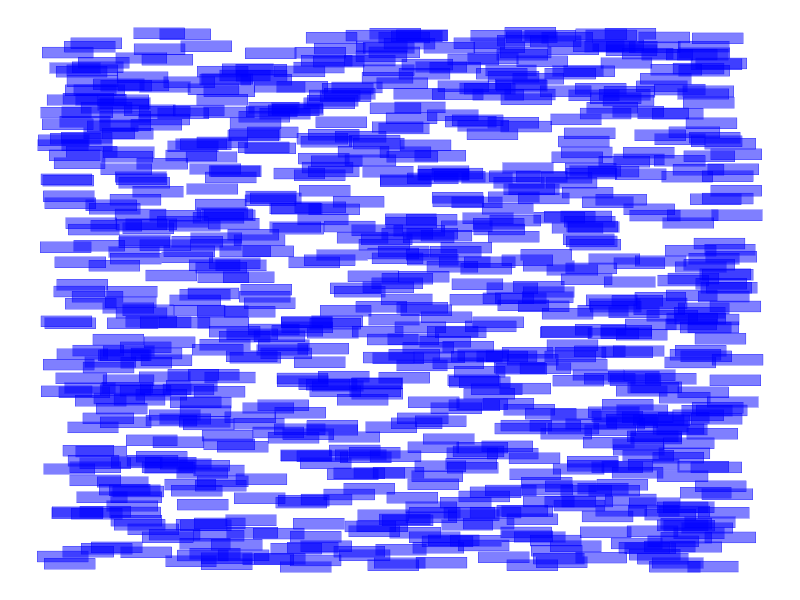
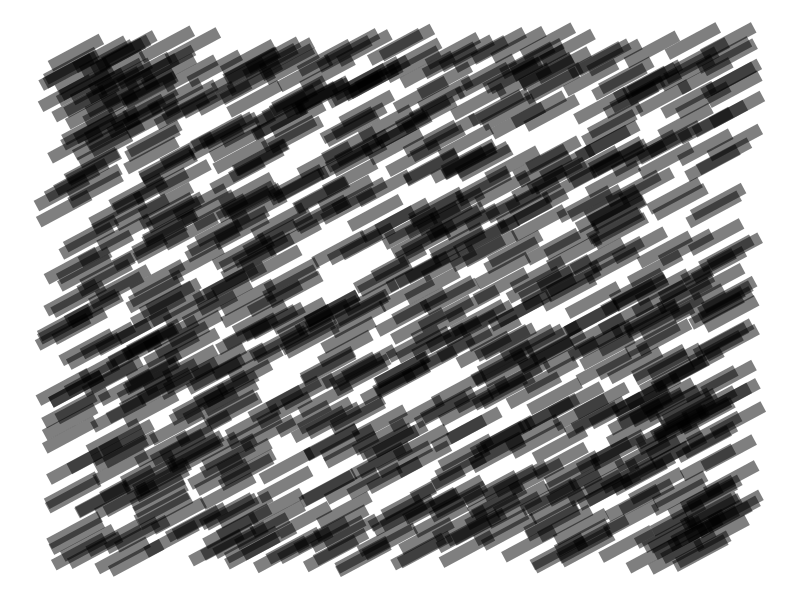

The R source for these figures, in order: (Note: this script raises an error after producing the figures.)
library(tidyverse)


height <- 2
width <- 7
n_rectangles <- 1000

canvas_size <- 100

xlims <- c(0, canvas_size)
ylims <- c(0, canvas_size)

data <- tibble(x = 50, y = 50)

base <- 
  tibble(
    x = runif(n_rectangles) * canvas_size,
    y = runif(n_rectangles) * canvas_size
  ) %>% 
  mutate(
    id = row_number(),
    color = sample(c(1,2,3), n(), replace = TRUE)
  )
  

data2 <- tibble(
  # generate uniform grid of points
  # x = seq(xlims[1], xlims[2], length.out = n_rectangles),
  # y = seq(ylims[1], ylims[2], length.out = n_rectangles),
  x = runif(n_rectangles) * 100,
  y = runif(n_rectangles) * 100
) %>%
  mutate(
    # jitter the points a little
    x = x + rnorm(n(), sd = 0.01),
    y = y + rnorm(n(), sd = 0.01)
    # test whether each point is inside the polygon or not
    # interior = (sp::point.in.polygon(x, y, poly_x, poly_y) == 1)
  ) 

ggplot(aes(x = x, y = y), data = base) + 
  geom_tile(height = height, width = width, alpha = 0.5, 
            color = 'blue', fill = 'blue') +
  xlim(xlims) +
  ylim(ylims) +
  theme_void() +
  NULL



data3 <- base %>%
  mutate(
    xend = x + 7,
    yend = y + 5
  )

ggplot(aes(x = x, y = y, xend = xend, yend = yend), data = data3) +
  geom_segment(size=4, alpha=0.5) +
  xlim(xlims) +
  ylim(ylims) +
  theme_void()

data4 <- base %>%
  mutate(
    ymin = y - 2,
    ymax = y + 2,
    id = row_number(),
    c = sample(custom_colors, n(), replace = TRUE),
    is_up = sample(c(FALSE, TRUE), n(), replace = TRUE)
  )
data4_help <- data4 %>%
  mutate(
    x = x + width,
    ymin = if_else(is_up, ymin + height, ymin - height),
    ymax = if_else(is_up, ymax + height, ymax - height)
  )
data4 <- rbind(data4, data4_help)
data4 <- data4 %>% arrange(id)
data4 %>% head

data4 %>%
  ggplot(aes(x = x, ymin = ymin, ymax = ymax, 
           group = id, fill=c)) +
  geom_ribbon(alpha=1) +
  xlim(xlims) +
  ylim(ylims) +
  scale_fill_identity(guide = "none") +
  theme_void()

data4 %>%
  mutate(sat_level = if_else(runif(n()) > 0.5, 0.1, 0.9),
         c = ifelse(runif(n()) > 0.5, saturation(c, 0.1), c)) %>%
  ggplot(aes(x = x, ymin = ymin, ymax = ymax, 
             group = id, fill=c)) +
  geom_ribbon() +
  xlim(xlims) +
  ylim(ylims) +
  scale_fill_identity(guide = "none") +
  # scale_fill_manual(values = saturation(custom_colors, is_sat),  guide = "none") +
  # scale_alpha(guide = "none") +
  theme_void()

custom_colors <- c('#6cbbd4', '#5863b1', '#5282a1', '#1dd3b0', '#c1f29b');
custom_colors <- c('#deFbE4', '#eafc70', '#14777F', '#086375', '#5EB8A5')
# color[] palette1 = {#6cbbd4, #5863b1, #5282a1, #1dd3b0, #c1f29b}
# color[] palette2 = {#deFbE4, #eafc70, #14777F, #086375, #5EB8A5};




df <- tibble(x = 1:3, y = 3:1)
df
df %>% add_row(x = x + 10)
# function, make polygon

lo_left <- base %>%
  mutate(
    id = row_number(),
    c = sample(custom_colors, n(), replace = TRUE)
  )
up_left <- lo_left %>%
  mutate(y = y + height / 2)
up_right <- up_left %>%
  mutate(x = x + width, y = y + height / 2)
lo_right <- up_right %>%
  mutate(y = y - height / 2)
# lo_right <- up_right %>%
#   mutate(y = y - height / 2)
data5 <- rbind(lo_left, up_left, up_right, lo_right) %>% arrange(id)
data5 %>% head
data5 %>% nrow

data5 %>% 
  # head(8) %>%
  ggplot(aes(x=x, y=y, fill=c, group=id)) +
  geom_polygon() +
  xlim(xlims) +
  ylim(ylims) +
  scale_fill_manual(values = custom_colors, guide = "none") +
  theme_void() +
  coord_fixed()
  NULL

make_rect <- function(x, y) {
  tibble(
    x = c(x, x, x + width, x + width, x),
    y = c(y, y + height / 2, y + height, y + height / 2, y)     
  )
}

make_rect2 <- function(x, y, height, width) {
  tibble(
    x = c(x, x, x + width, x + width, x),
    y = c(y, y + height / 2, y + height, y + height / 2, y)     
  )
}

data6 <- base %>%
  # head(4) %>%
  mutate(
    id = row_number(),
    c = sample(custom_colors, n(), replace = TRUE)
  ) %>%
  rowwise() %>%
  summarize(make_rect2(x, y, 2, 10), id = id, c = c)

data6 %>%
  ggplot(aes(x=x, y=y, fill=c, group=id)) +
  geom_polygon() +
  xlim(xlims) +
  ylim(ylims) +
  scale_fill_manual(values = custom_colors, guide = "none") +
  theme_void() +
  coord_fixed() +
  NULL



custom_colors <- c('#779CE6', '#E69C8E', '#BAE660', '#405E99', '#7F9948')

custom_colors <- c(
  '#E6ACDD',
  '#E6CF81',
  '#639699',
  '#999482',
  '#A1E1E6'
)


custom_colors <- c(
  '#365953', # green
  '#262626', # black
  '#BF8EAE', # pink
  '#AAB7BF', # gray
  '#F0F2F2' # white
)


custom_colors <- c(
  '#F0F0F2',
  '#699EBF',
  '#8C793F',
  '#404040',
  '#91BDD9' 
)

# I kinda liked 5000 and 3 better
n_rectangles <- 10000
rect_scale_factor <- 1.5
base2 <-
  tibble(
    x = runif(n_rectangles) * (canvas_size + 20) - 10,
    y = runif(n_rectangles) * (canvas_size + 20) - 10
  ) %>% 
  mutate(
    id = row_number(),
    # base_color = sample(custom_colors, n(), replace = TRUE),
    base_color = '#00ff00',
    # layer = sample(c(1,2,3,4,5), n(), replace = TRUE)
    # layer = runif(n_rectangles) * 8 + 1
    # layer = rexp(n_rectangles),
    # layer = rgeom(n(), 0.55),
    layer = rlnorm(n(), sd = .7),
    max_layer = max(layer)
  ) %>%
  rowwise() %>%
  summarize(make_rect2(x, y, layer*rect_scale_factor, layer*rect_scale_factor), 
            id = id, base_color = base_color, layer=layer, max_layer = max_layer) %>%
  ungroup()
base2 <-
  base2 %>%
  rowwise %>%
  # mutate(color = saturation(base_color, scalefac(0.7^(sqrt(max_layer-layer))))) %>%
  # mutate(color = saturation(base_color, scalefac(0.9^((max_layer-layer)^1.3)))) %>%
  # mutate(color = saturation(base_color, scalefac(0.9^((10-layer)^2)))) %>%
  # mutate(color = lightness(color, delta((layer-1)*10))) %>%
  mutate(color = lightness(base_color, scalefac(0.94^((max_layer-layer)^1.1)))) %>%
  ungroup()
base2 %>% head

base2 %>%
  ggplot(aes(x=x, y=y, fill=color, group=layer*10*n_rectangles + id)) +
  # ggplot(aes(x=x, y=y, fill=color, group=id)) +
  geom_polygon(color="black") +
  # geom_polygon() +
  # coord_cartesian(xlim = xlims, ylim = ylims) +
  # xlim(xlims) +
  # ylim(ylims) +
  scale_fill_identity() +
  # scale_fill_manual(values = custom_colors, guide = "none") +
  # scale_fill_manual(values = custom_colors, guide = "none") +
  theme_void() +
  coord_fixed(xlim = xlims, ylim = ylims) +
  theme(panel.background = element_rect(fill = 'black', colour = 'black')) +
  NULL





base2 %>%
  ggplot(aes(x=x, y=y, fill=base_color, group=layer*10*n_rectangles + id)) +
  geom_polygon(color="black") +
  scale_fill_identity() +
  theme_void() +
  coord_fixed(xlim = xlims, ylim = ylims) +
  theme(panel.background = element_rect(fill = 'black', colour = 'black')) +
  NULL


  
# Blog post?
# X ways of plotting quadralaterals
"
Suppose you have data in an #R tibble, and you want to add rows to it in a tidyverse way based on your existing rows.
Below are three methods...
Motivation: I have 100 points, and I want to generate 100 rectangles from this points and plot them with geom_polygon.

1: Create more dataframes and rbind.
"
# Prelim: generate data
library(tidyverse)
base <- 
  tibble(
    x = runif(100) * 100,
    y = runif(100) * 100
  ) %>% 
  mutate(
    id = row_number()
  )
height <- 2
width <- 7

lo_left <- base 
up_left <- lo_left %>% mutate(y = y + height)
up_right <- up_left %>% mutate(x = x + width, y = y)
lo_right <- up_right %>% mutate(y = y - height)

df <- rbind(lo_left, up_left, up_right, lo_right) %>% arrange(id)

ggplot(aes(x = x, y = y, group=id), data=df) +
  geom_polygon(alpha=0.7) + theme_void()

"
2: Mutate and pivot_longer
"
df <- base %>%
  mutate(
    x_ll = x, y_ll = y,                  # ll = lower left
    x_ul = x, y_ul = y + height,         # ul = upper left
    x_ur = x + width, y_ur = y + height, # ur = upper right
    x_lr = x + width, y_lr = y           # lr = lower right
  ) %>%
  pivot_longer(x_ll:y_lr) %>%
  select(id, name, value) %>%
  separate(name, into = c("name", "position")) %>%
  pivot_wider(id_cols = c(id, position)) %>%
  select(-position)

ggplot(aes(x = x, y = y, group=id), data=df) +
  geom_polygon(alpha=0.7) + theme_void()

"
3: Use summarize + a function that returns a tibble! Thanks @drob for showing me this.
"
make_rect <- function(x, y, height, width) {
  tibble(
    x = c(x, x, x + width, x + width, x),
    y = c(y, y + height, y + height, y, y)     
  )
}

df <- base %>%
  rowwise() %>%
  summarize(make_rect(x, y, height, width), id = id) %>%
  ungroup()

ggplot(aes(x = x, y = y, group=id), data=df) +
  geom_polygon(alpha=0.7) + theme_void()

"
Which method is best? Probably a matter 
"

